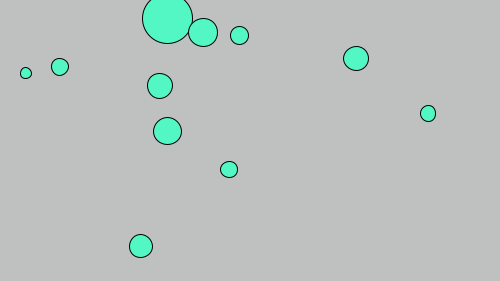
Frame 1 (no input)
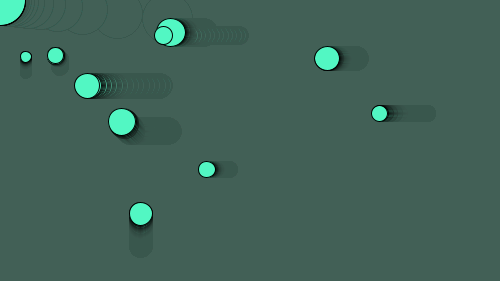
Frame 60 (the mouse pressed at the canvas centre just before this capture)
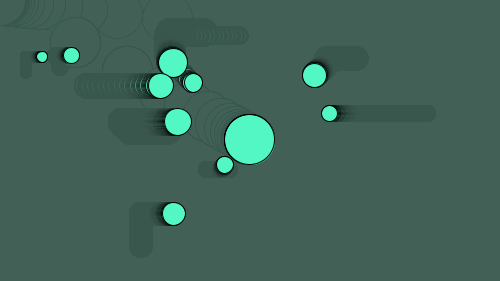
Frame 120 (the mouse held since frame 60 and released just before this capture)

The Processing sketch that drew these frames (run headless with seeded random() and noise(); from frame 60 on, the mouse is pressed at the canvas centre):

// Processing sketch: p5_circulos_attack2
// ── p5_circulos_attack2.pde
/// circulo_attack , processing, som do pensamento


int NUM_CIRCULOS = 10;
Circulo circulos_maus[];
Circulo circulo_eu;

void setup(){

  size(500,281);  // criar uma janela

  circulos_maus = new Circulo[NUM_CIRCULOS];
  for(int i=0; i<NUM_CIRCULOS; i++) { 
    circulos_maus[i] = new Circulo(); // criar um novo circulo
  }

  circulo_eu = new Circulo();
  circulo_eu.rad = 50;
}


void draw(){

//  background (58,95,83);

  fill (58,95,83  ,  25);
  noStroke();
  rect(0,0,width,height);
  
  

  circulo_eu.setPos(mouseX,mouseY);
  circulo_eu.draw();

  for(int i=0; i<NUM_CIRCULOS; i++) { 
    circulos_maus[i].go_mouse();
    circulos_maus[i].draw(); 
  }

  if(frameCount%200==0){
    for(int i=0; i<NUM_CIRCULOS; i++) { 
      circulos_maus[i].reset();
     }

  }

}




// ── Circulo.pde


class Circulo {
  
  float posx, posy, rad;  
  float force; //uma variável para a força
  
  Circulo(){
    rad = random(10,30);
    posx = random(rad,width-rad);
    posy = random(rad,height-rad);
    force = random(0.25,1.5); // agora a força refere-se a x pixeis
  }
  
  void draw(){

    stroke(0);
    fill(82,247,195);
    
    ellipse(posx,posy,rad,rad);
    
  }
  
  void reset(){
     posx = random(rad,width-rad);
     posy = random(rad,height-rad);
  
  }
  
  
  void go_mouse(){
      // agora os circulos vão sempre ter com o do rato
      // mas movem apenas num eixo, onde a dist for maior
      
      // 1. calcular distâncias 
      float distx = mouseX - posx;
      float disty = mouseY - posy;
      boolean axis = ( abs(distx) > abs(disty) );
      
      if(axis==true) { // a distância do eixo x é maior, então anda ao longo do x
        float sign = ( distx > 0 ) ? 1. : -1. ; // ciclo if abreviado
        posx += sign * force;        
      } else {
        float sign = ( disty > 0 ) ? 1. : -1. ; // ciclo if abreviado
        posy = posy + sign * force;        
        
      }
      
  }

  void setPos(float x,float y){
    float f = 0.3;
    posx = posx*(1.0-f)+x*f;
    posy = posy*(1.0-f)+y*f; 
  }
  
  
}
